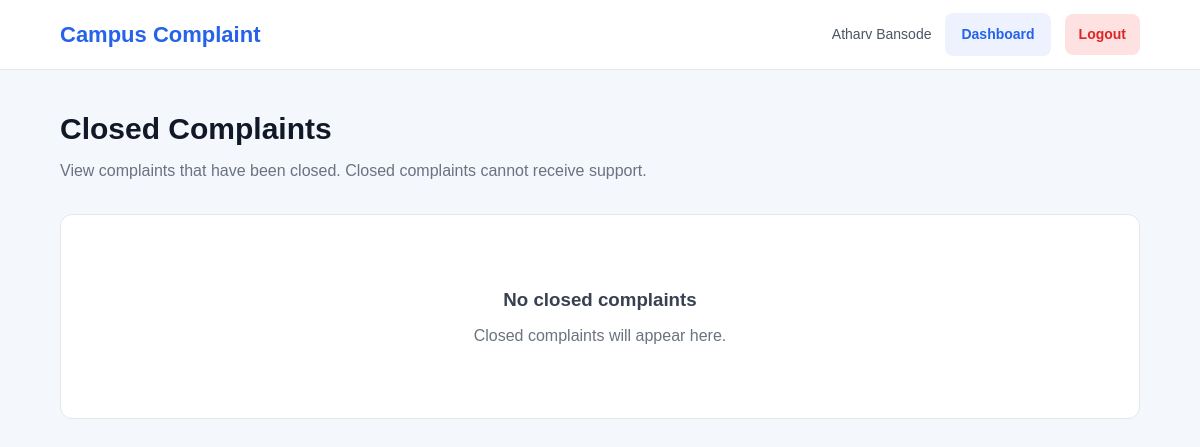
The app's page /closed-complaints (signed in), older data.
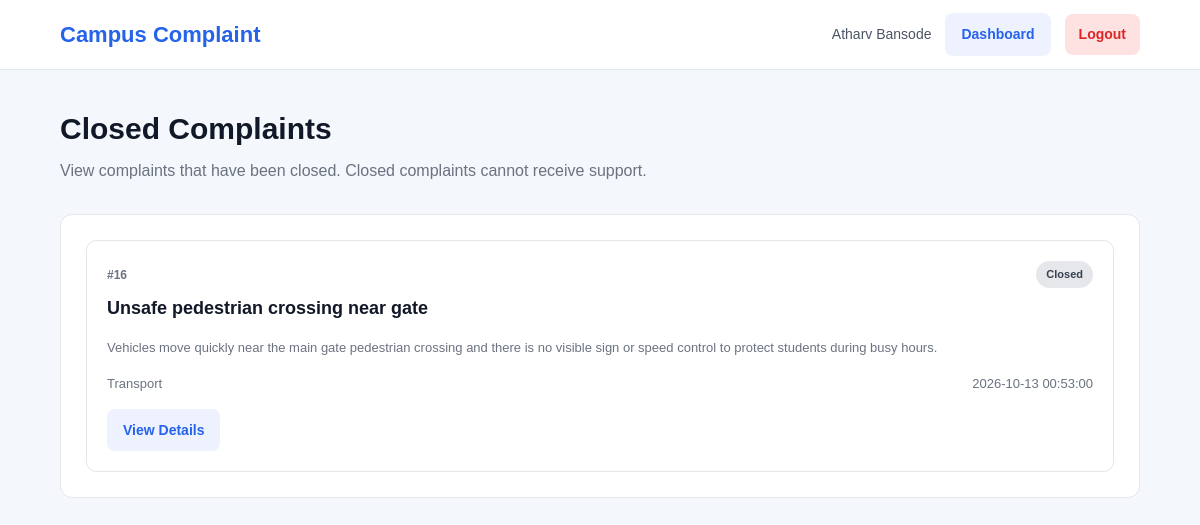
The same page, newer data.
### tables this page shows
CREATE TABLE complaints (
            id INTEGER PRIMARY KEY AUTOINCREMENT,

            student_id INTEGER NOT NULL,

            title TEXT NOT NULL,
            description TEXT NOT NULL,

            category TEXT NOT NULL,

            department_id INTEGER,

            location TEXT,

            priority TEXT DEFAULT 'Medium',

            status TEXT DEFAULT 'New',

            assigned_to INTEGER,

            resolution TEXT,

            created_at TIMESTAMP DEFAULT CURRENT_TIMESTAMP,
            updated_at TIMESTAMP DEFAULT CURRENT_TIMESTAMP,
            resolved_at TIMESTAMP,

            FOREIGN KEY (student_id)
                REFERENCES students(id)
                ON DELETE CASCADE,

            FOREIGN KEY (department_id)
                REFERENCES departments(id)
                ON DELETE SET NULL,

            FOREIGN KEY (assigned_to)
                REFERENCES admins(id)
                ON DELETE SET NULL
        );

### app.py (the view)
@app.route("/closed-complaints")
def closed_complaints():
    if session.get("user_type") != "student":
        return redirect(url_for("login"))
    conn = get_db_connection()
    complaints = conn.execute(
        """
        SELECT id, title, description, category, status, created_at
        FROM complaints
        WHERE status = 'Closed'
        ORDER BY created_at DESC
        """
    ).fetchall()
    conn.close()
    return render_template(
        "closed_complaints.html",
        complaints=complaints
    )

### app.py (called while the page is built, shortened)
def close_expired_resolved_complaints():
    conn = get_db_connection()
    try:
        expired = conn.execute(
            """
            SELECT id
            FROM complaints
            WHERE status = 'Resolved'
              AND resolved_at IS NOT NULL
              AND datetime(resolved_at) <= datetime('now', '-24 hours')
            """
        ).fetchall()
        if not expired:
            return
    finally:
        conn.close()

@app.before_request
def automatically_close_expired_complaints():
    close_expired_resolved_complaints()

### database.py (called while the page is built)
def get_db_connection():
    conn = sqlite3.connect(DATABASE_PATH)
    conn.row_factory = sqlite3.Row
    conn.execute("PRAGMA foreign_keys = ON")
    return conn

### templates/closed_complaints.html (shortened to what this page needs)
<!DOCTYPE html>
<html lang="en">
<head>
    <link rel="stylesheet"
          href="{{ url_for('static', filename='css/style.css') }}">
</head>
<body>
<nav class="navbar">
    <div class="navbar-brand">
        <h2>Campus Complaint</h2>
    </div>
    <div class="navbar-user">
        <span>{{ session.get('user_name') }}</span>
        <a href="{{ url_for('student_dashboard') }}"
           class="secondary-btn">Dashboard</a>
        <a href="{{ url_for('logout') }}"
           class="logout-btn">Logout</a>
    </div>
</nav>
<div class="dashboard-container">
    <div class="dashboard-header">
        <div>
            <h1>Closed Complaints</h1>
            <p>View complaints that have been closed. Closed complaints cannot receive support.</p>
        </div>
    </div>
    <div class="dashboard-section">
        {% if complaints %}
            <div class="community-page-list">
                {% for complaint in complaints %}
                    <article class="community-page-item">
                        <div class="complaint-card-header">
                            <div>
                                <span class="complaint-id">#{{ complaint['id'] }}</span>
                                <h2>{{ complaint['title'] }}</h2>
                            </div>
                            <span class="status status-closed">Closed</span>
                        </div>
                        <p class="complaint-description">
                            {{ complaint['description'][:180] }}
                        </p>
                        <div class="community-page-meta">
                            <span>{{ complaint['category'] }}</span>
                            <span>{{ complaint['created_at'] }}</span>
                        </div>
                        <a href="{{ url_for('complaint_details', complaint_id=complaint['id']) }}"
                           class="secondary-btn">View Details</a>
                    </article>
                {% endfor %}
            </div>
        {% else %}
            <div class="empty-state">
                <h3>No closed complaints</h3>
                <p>Closed complaints will appear here.</p>
            </div>
        {% endif %}
    </div>
</div>
</body>
</html>

Row changes from the older to the newer data that the page shows:
added complaints: id "16", title "Unsafe pedestrian crossing near gate", description "Vehicles move quickly near the main gate pedestrian crossing and there is no visible sign or speed control to protect students during busy hours.", category "Transport", created_at "2026-10-13 00:53:00"
Text that changed along with them:
text no longer shown: "No closed complaints Closed complaints will appear here."
